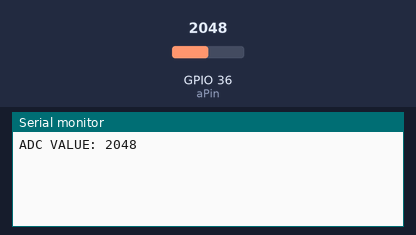
This sketch was run on a simulated ESP32. On the bench: the last lines printed to the serial monitor. The test bench sets the inputs (shaded band); at power-on: GPIO 36 (aPin) = 2048.

Above: at 18.0 s.
18.1 s: GPIO 36 (aPin) set to 2866
At 21.3 s:
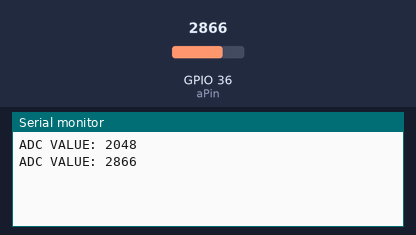
33.1 s: GPIO 36 (aPin) set to 3603
At 41.3 s:
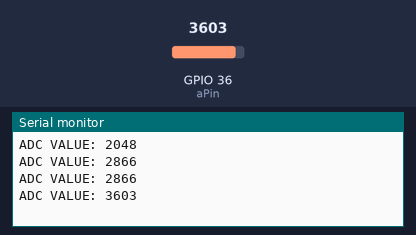
Timing chart, 0 to 42.8 s (numbered marks = the images above; inputs shaded):
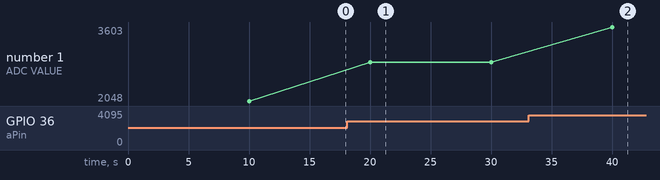

Measured:
- after the input at 18.1 s, the serial monitor: prints a new line after 1.9 s (image 1)
- after the input at 33.1 s, the serial monitor: prints a new line after 6.9 s (image 2)
- plotted number 1: 2048 → 2866 after the input at 18.1 s, 2866 → 3603 after the input at 33.1 s

The sketch:

ejc2.ino
```cpp
volatile bool test = false;
const int aPin = 36; //ESP32-DevKit ADC1_CH0
int value = 0;      //Value read from ADC1_CH0
int totalInterruptCounter;

hw_timer_t * timer = NULL;  //Pointer of hw_timer_t type
portMUX_TYPE timerMux = portMUX_INITIALIZER_UNLOCKED; //to synchronise a variable between main loop and ISR when is modified

// Timer ISR
void IRAM_ATTR timer0_isr() {
  value = analogRead(aPin);
  Serial.print("ADC VALUE: ");
  Serial.println(value);
}

void setup() {

  Serial.begin(9600); //Start serial communication at 9600bps
  timer = timerBegin(0, 40000, true);
  //tick of 0.5ms -> APB_CLK = 80MHZ -> Divider (16 bit) = 40000
  timerAttachInterrupt(timer, &timer0_isr, true);
  timerAlarmWrite(timer, 20000, true);
  //tick * 20000 = 10s
  timerAlarmEnable(timer);
  //start timer with alarm

}

void loop() {
}
```
